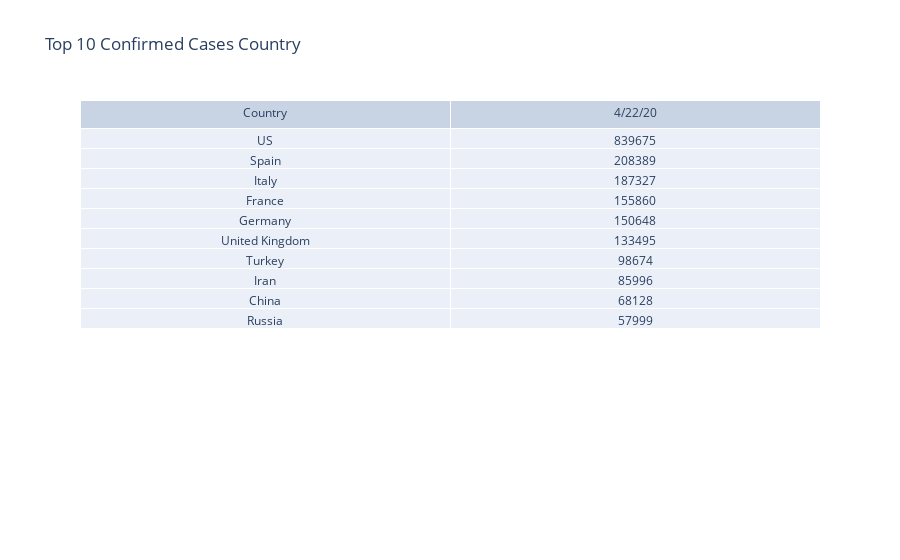

The notebook cell this image was saved under:
### Code cell
# Showing top 10 Confirmed Cases Country In Tabular Format


fig = go.Figure(
    data=[
        go.Table(
            header=dict(values=["Country", getLastDateOfConfirmed()]),
            cells=dict(
                values=[
                    topConfirmedCasesCountry["Country/Region"],
                    topConfirmedCasesCountry[getLastDateOfConfirmed()],
                ]
            ),
        )
    ]
)
fig.update_layout(title="Top 10 Confirmed Cases Country")
fig.show()

### Figure 1 — Plotly figure (JSON) as saved in the notebook; plotly's stock layout.template omitted (floating-point values rounded to 4 significant figures)
{"data": [{"cells": {"values": [["US", "Spain", "Italy", "France", "Germany", "United Kingdom", "Turkey", "Iran", "China", "Russia"], [839675, 208389, 187327, 155860, 150648, 133495, 98674, 85996, 68128, 57999]]}, "header": {"values": ["Country", "4/22/20"]}, "type": "table"}], "layout": {"autosize": true, "title": {"text": "Top 10 Confirmed Cases Country"}}}
